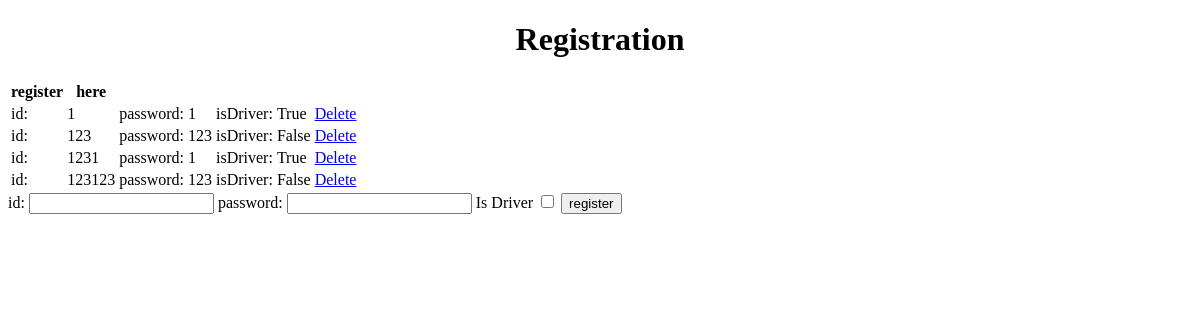
/admin, run on an earlier commit of the app's database.
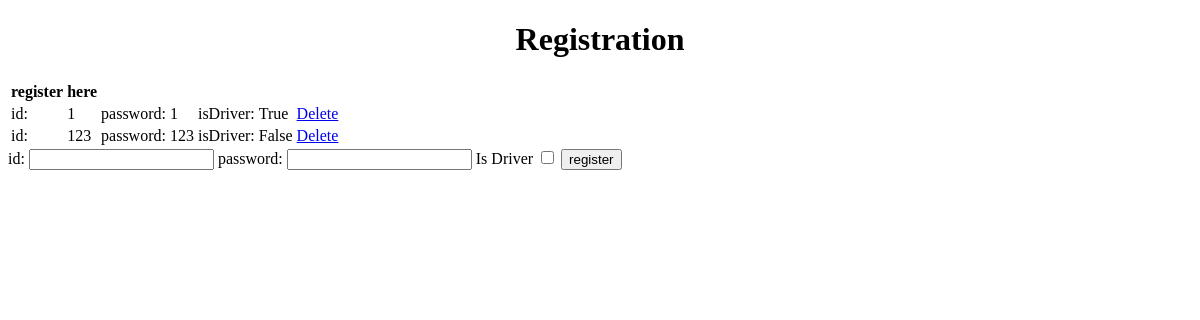
And on a later commit of the database.
### app.py (models this page shows, shortened)
class User(db.Model):
    id = db.Column(db.Integer, primary_key=True)
    pw = db.Column(db.String(200), nullable=False)
    isDriver = db.Column(db.Boolean, nullable=False)

### app.py (the view)
@app.route('/admin', methods=['POST', 'GET'])
def admin():
    if request.method == 'POST':
        login_id = request.form['id']
        login_pw = request.form['password']
        login_isDriver = request.form['isDriver']
        if login_isDriver == "yes":
            login_isDriver = True
            temp = Driver(d_id=login_id)
            db.session.add(temp)
            db.session.commit()
        else:
            login_isDriver = False
            temp = Passenger(d_id=login_id)
            db.session.add(temp)
            db.session.commit()
        new_login = User(id=login_id, pw=login_pw, isDriver=login_isDriver)
        try:
            db.session.add(new_login)
            db.session.commit()
            flash("you have successfully registered")
            return redirect('/admin')
        except:
            flash("wrong user info")
            return redirect("/admin")
    else:
        logins = User.query.order_by(User.id).all()
        return render_template('admin.html', tasks=logins)

### templates/admin.html (shortened to what this page needs)
{% extends 'base.html' %}
{% block body %}
<div class="content">
    <h1 style="text-align: center">Registration</h1>
    <table>
        <tr>
            <th>register</th>
            <th>here</th>
        </tr>
        {% for task in tasks %}
            <tr>
                <td>id: </td>
                <td>{{ task.id }}</td>
                <td>password: </td>
                <td>{{ task.pw }}</td>
                <td>isDriver: </td>
                <td>{{ task.isDriver }}</td>
                <td>
                    <a href="/delete/{{task.id}}">Delete</a>
                </td>
            </tr>
        {% endfor %}
    </table>
    <div class="form">
        <form action="/admin" method="POST">
            <tr>
                id:
            </tr>
            <input type="number" name="id">
            <tr>
                password:
            </tr>
            <input type="text" name="password">
            <label for="isDriver">Is Driver</label>
            <input type="checkbox" name="isDriver" id="isDriver" value="yes"/>
            <input type="submit" value="register">
        </form>
    </div>
</div>
{% endblock %}

### templates/base.html (shortened to what this page needs)
<!DOCTYPE html>
<html lang="en">
<head>
    <link rel="stylesheet" href="{{ url_for('static', filename='css/main.css') }}">
</head>
<body>
    {% block body %}
    {% endblock %}
</body>
</html>

What changed in the data, as far as the page shows it:
removed User: id "1231", pw "1", isDriver "True"
removed User: id "123123", pw "123", isDriver "False"
